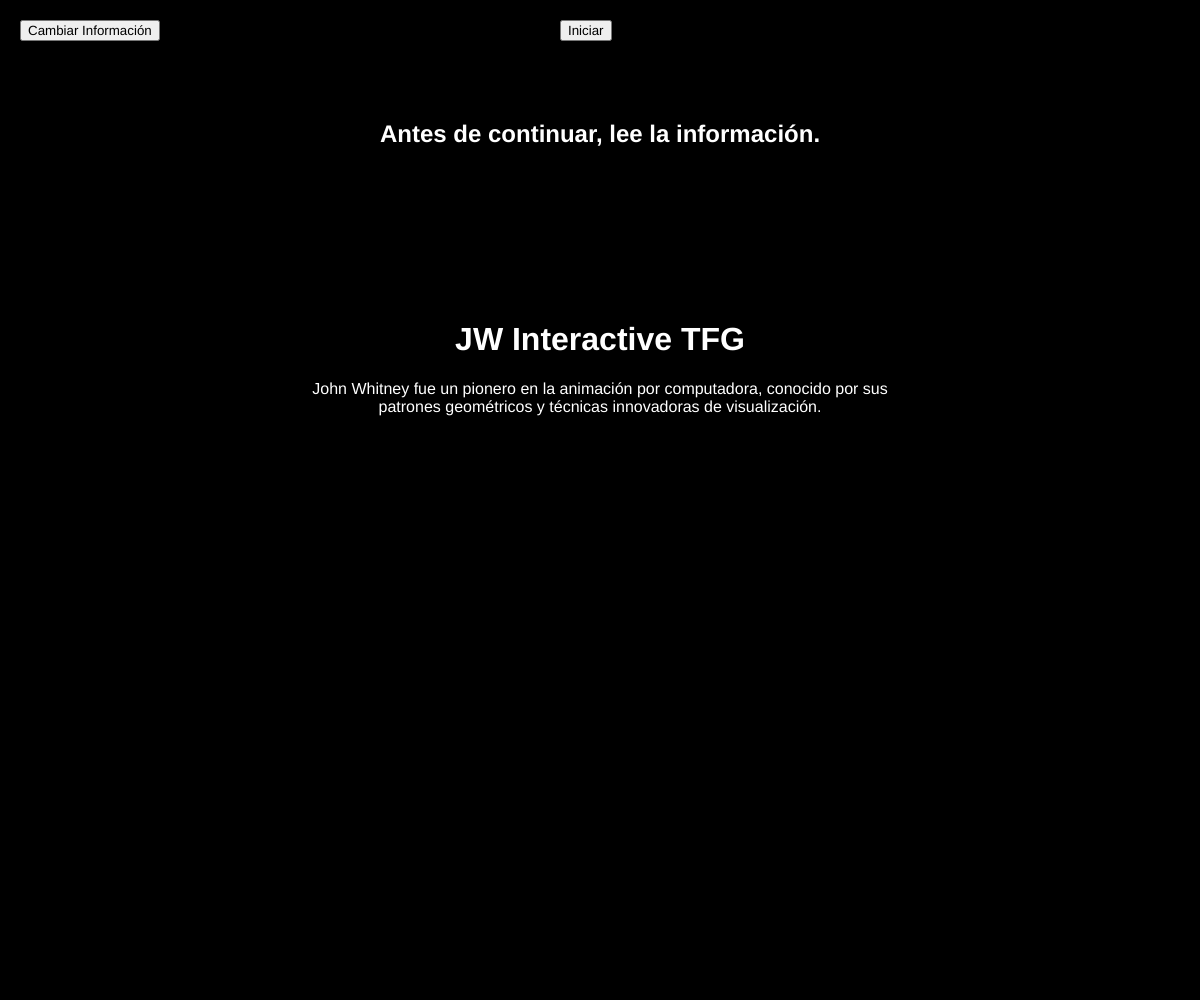
Frame 1 (no input)
Frame 60 (no input): identical to frame 1, image omitted
Frame 120 (the mouse pressed at the canvas centre since frame 60): identical to frame 1, image omitted

The p5.js sketch that drew this single still picture (run headless with seeded random() and noise() and a simulated clock; from frame 60 on, the mouse is pressed at the canvas centre):

// p5.js sketch
// ── sketch.js
let btn;
let resetButton;
let infoButton;
let currentArt = -1;
let artworks = [];
let particles = [];
let introDiv;
let infoIndex = 0;
let instructionDiv;

// Información sobre el proceso de John Whitney
const johnWhitneyInfo = [
  "John Whitney fue un pionero en la animación por computadora, conocido por sus patrones geométricos y técnicas innovadoras de visualización.",
  "En los años 60, Whitney comenzó a experimentar con generadores de imágenes computacionales y sintetizadores para crear arte visual.",
  "Whitney fue uno de los primeros en usar la animación por computadora para crear una serie de cortometrajes experimentales, utilizando secuencias geométricas precisas.",
  "En su obra más conocida, 'Catalog', Whitney combinó música y gráficos generados por computadora, creando una forma única de arte cinético.",
  "La influencia de Whitney ha sido duradera, ya que sus técnicas innovadoras han dejado una marca profunda en la animación digital y en los efectos visuales modernos.",  "A continuación mis trabajos con refrencias a los de el. Ya esto es THE END, dale iniciar  "
];

function setup() {
  createCanvas(windowWidth, windowHeight);
  
  // Botones
  btn = createButton('Iniciar');
  btn.position(width / 2 - 40, 20);
  btn.mousePressed(startArtwork);
  btn.style('position', 'fixed');
  
  resetButton = createButton('Reset');
  resetButton.position(windowWidth - 100, 20);
  resetButton.mousePressed(resetArtwork);
  resetButton.style('position', 'fixed');
  resetButton.hide();
  
  infoButton = createButton('Cambiar Información');
  infoButton.position(20, 20);
  infoButton.mousePressed(changeInfo);
  infoButton.style('position', 'fixed');
  
  // Texto introductorio
  introDiv = createDiv();
  introDiv.style('position', 'absolute');
  introDiv.style('top', '30%');
  introDiv.style('left', '50%');
  introDiv.style('transform', 'translateX(-50%)');
  introDiv.style('text-align', 'center');
  introDiv.style('color', '#FFFFFF');
  introDiv.style('font-family', 'Arial, sans-serif');
  
  // Instrucciones
  instructionDiv = createDiv();
  instructionDiv.style('position', 'absolute');
  instructionDiv.style('top', '10%');
  instructionDiv.style('left', '50%');
  instructionDiv.style('transform', 'translateX(-50%)');
  instructionDiv.style('text-align', 'center');
  instructionDiv.style('color', '#FFFFFF');
  instructionDiv.style('font-family', 'Arial, sans-serif');
  instructionDiv.html("<h2>Antes de continuar, lee la información.</h2>");

  generateArtworks();
  textSize(32);
  textAlign(CENTER, CENTER);
  noStroke();
  cursor();
}

function draw() {
  background(0);
  
  if (currentArt === -1) {
    drawIntroScreen();
    cursor();
  } else {
    drawArtwork(currentArt);
    updateParticles();
    drawMouseGlow();
    drawArtworkNames();
    noCursor();
  }
}

function drawIntroScreen() {
  introDiv.html(`
    <h1>JW Interactive TFG</h1>
    <p>${johnWhitneyInfo[infoIndex]}</p>
  `);
}

function generateArtworks() {
  artworks = [
    {
      name: "Líneas Dinámicas",
      render: (t) => {
        for (let i = 0; i < width; i += 10) {
          for (let j = 0; j < height; j += 10) {
            let n = noise(i * 0.05 + t * 0.1, j * 0.05 + t * 0.1);
            let size = map(n, 0, 1, 5, 30);
            let colorFactor = map(sin(i * 0.1 + t), -1, 1, 0, 255);
            stroke(colorFactor, 150, 255 - colorFactor);
            line(i, j, i + cos(t * 2) * size, j + sin(t * 2) * size);
          }
        }
      }
    },
    {
      name: "Geometría Orgánica",
      render: (t) => {
        for (let i = 0; i < width; i += 40) {
          for (let j = 0; j < height; j += 40) {
            let n = noise(i * 0.1 + t * 0.1, j * 0.1 + t * 0.1);
            let size = map(n, 0, 1, 10, 100);
            let r = map(sin(i * 0.1 + t), -1, 1, 0, 255);
            let g = map(cos(j * 0.1 + t), -1, 1, 0, 255);
            let b = map(sin(i * 0.1 + j * 0.1), -1, 1, 0, 255);
            fill(r, g, b, 150);
            ellipse(i + sin(t * 0.5) * 100, j + cos(t * 0.5) * 100, size);
          }
        }
      }
    },
    {
      name: "Ondas Líquidas",
      render: (t) => {
        for (let x = 0; x < width; x += 20) {
          let y = height / 2 + sin(x * 0.1 + t * 0.3) * 100;
          let size = map(sin(x * 0.1 + t * 0.5), -1, 1, 5, 30);
          let r = map(sin(t), -1, 1, 50, 255);
          let g = map(cos(t), -1, 1, 50, 255);
          let b = map(sin(t * 0.5), -1, 1, 50, 255);
          fill(r, g, b);
          ellipse(x, y, size, size);
        }
      }
    },
    {
      name: "Partículas Fluorescentes",
      render: (t) => {
        for (let i = 0; i < 100; i++) {
          let p = particles[i];
          if (p) {
            p.x += p.vx;
            p.y += p.vy;
            p.lifespan -= 4;  // Hacer las partículas más rápidas
            fill(255, p.lifespan);
            ellipse(p.x, p.y, 5, 5);
            if (p.lifespan <= 0) {
              particles.splice(i, 1);
            }
          }
        }
        
        // Crear nuevas partículas rápidamente
        if (frameCount % 2 === 0) {
          particles.push({
            x: mouseX,
            y: mouseY,
            vx: random(-5, 5),
            vy: random(-5, 5),
            lifespan: 255
          });
        }
      }
    },
    {
      name: "Desplazamiento Aéreo",
      render: (t) => {
        for (let i = 0; i < width; i += 10) {
          for (let j = 0; j < height; j += 10) {
            let n = noise(i * 0.05 + t * 0.3, j * 0.05 + t * 0.3);
            let size = map(n, 0, 1, 3, 15);
            let angle = sin(t + i * 0.1) * 10;
            fill(255, 100);
            ellipse(i + cos(angle) * 50, j + sin(angle) * 50, size);
          }
        }
      }
    }
  ];
}

function startArtwork() {
  if (currentArt === -1) {
    currentArt = 0;
    resetButton.show();
    btn.html("Cambiar Artwork (Click)");
    instructionDiv.hide();
  } else {
    currentArt = (currentArt + 1) % artworks.length;
  }

  infoIndex = (infoIndex + 1) % johnWhitneyInfo.length;
}

function resetArtwork() {
  currentArt = -1;
  resetButton.hide();
  btn.html("Iniciar");
  introDiv.show();
  infoIndex = 0;
  instructionDiv.show();
}

function drawArtwork(index) {
  let t = millis() * 0.001; // Aceleramos la animación
  artworks[index].render(t);
}

function updateParticles() {
  // Las partículas se gestionan directamente dentro del Artwork 4
}

function drawMouseGlow() {
  noStroke();
  fill(150, 0, 255, 150);
  ellipse(mouseX, mouseY, 20, 20);
}

function drawArtworkNames() {
  fill(255);
  textSize(24);
  text(artworks[currentArt].name, width / 2, height - 40);  // Dibuja el nombre en la parte inferior central
}

function changeInfo() {
  infoIndex = (infoIndex + 1) % johnWhitneyInfo.length;
}
